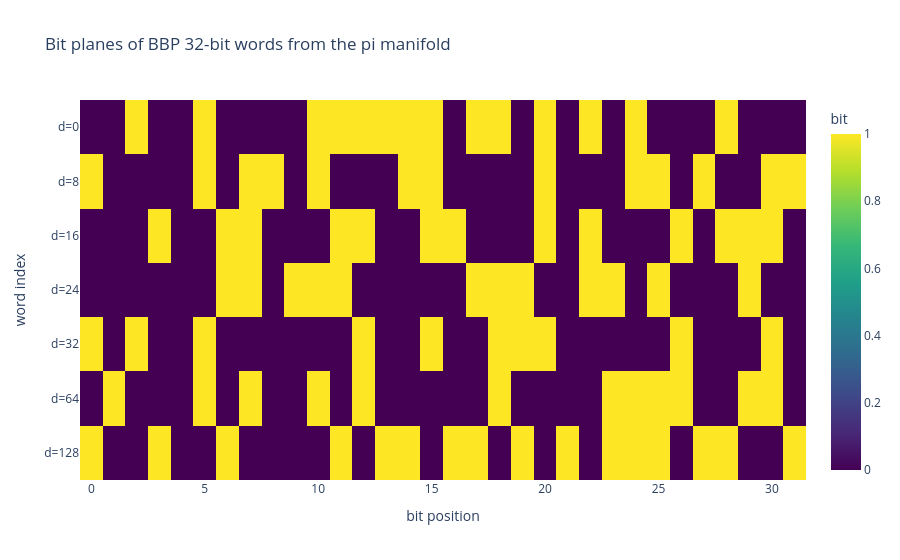

Notebook code for this chart:
### Code cell
def word_to_bits(word: int, width: int = 32) -> list[int]:
    return [(word >> (width - 1 - i)) & 1 for i in range(width)]

bit_rows = []
for d in test_positions:
    w = bbp_word32(d)
    bit_rows.append(word_to_bits(w))
bit_matrix = np.array(bit_rows)

fig_bbp_bits = px.imshow(
    bit_matrix,
    aspect="auto",
    color_continuous_scale="Viridis",
    labels=dict(x="bit position", y="word index", color="bit"),
    title="Bit planes of BBP 32-bit words from the pi manifold",
)
fig_bbp_bits.update_yaxes(
    tickvals=list(range(len(test_positions))),
    ticktext=[f"d={d}" for d in test_positions],
)
fig_bbp_bits.show()

### Figure 1 — Plotly figure (JSON) as saved in the notebook; plotly's stock layout.template omitted (floating-point values rounded to 4 significant figures; data arrays with more than 128 entries replaced by an {"elided": "..."} marker saying what was removed)
{"data": [{"coloraxis": "coloraxis", "hovertemplate": "bit position: %{x}<br>word index: %{y}<br>bit: %{z}<extra></extra>", "name": "0", "type": "heatmap", "xaxis": "x", "yaxis": "y", "z": {"elided": "7x32 int values"}}], "layout": {"coloraxis": {"colorbar": {"title": {"text": "bit"}}, "colorscale": [[0, "#440154"], [0.1111, "#482878"], [0.2222, "#3e4989"], [0.3333, "#31688e"], [0.4444, "#26828e"], [0.5556, "#1f9e89"], [0.6667, "#35b779"], [0.7778, "#6ece58"], [0.8889, "#b5de2b"], [1, "#fde725"]]}, "title": {"text": "Bit planes of BBP 32-bit words from the pi manifold"}, "xaxis": {"anchor": "y", "domain": [0, 1], "title": {"text": "bit position"}}, "yaxis": {"anchor": "x", "autorange": "reversed", "domain": [0, 1], "ticktext": ["d=0", "d=8", "d=16", "d=24", "d=32", "d=64", "d=128"], "tickvals": [0, 1, 2, 3, 4, 5, 6], "title": {"text": "word index"}}}}
